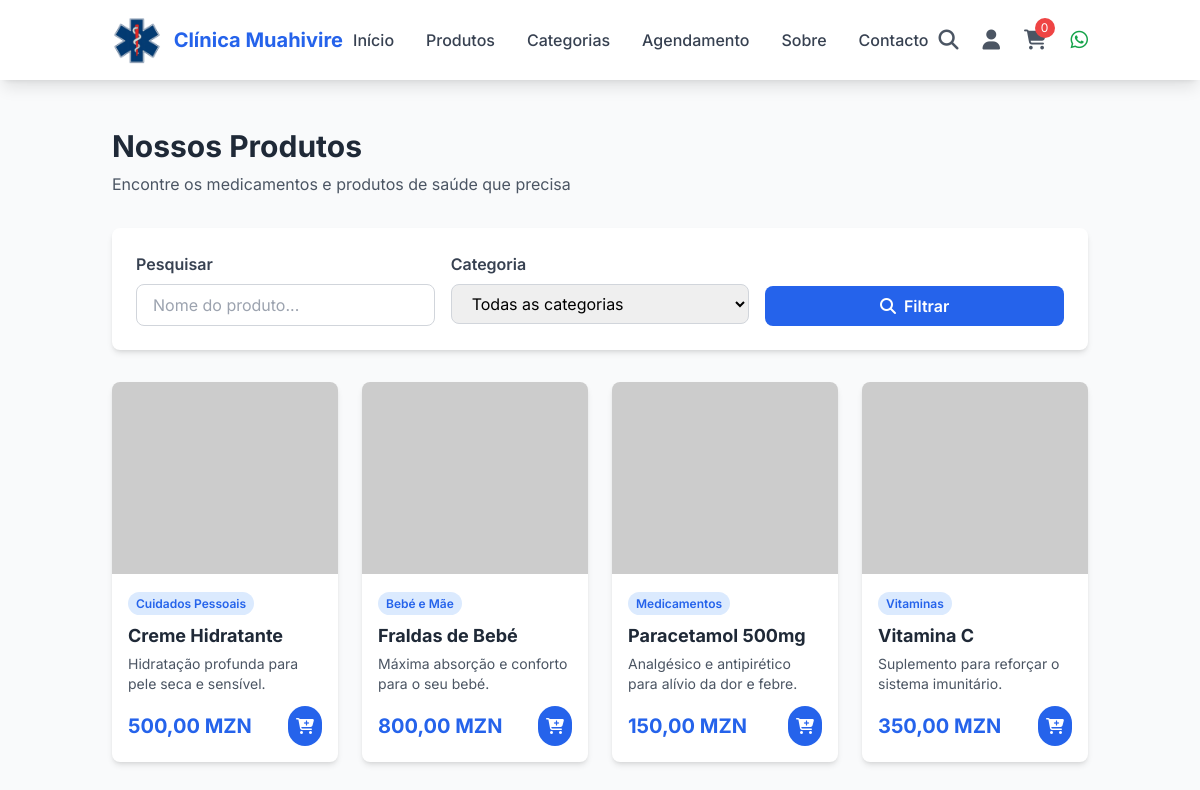
/produtos.php, run on the app's committed database.
### tables this page shows
CREATE TABLE `products` (
  `id` int(11) NOT NULL AUTO_INCREMENT,
  `name` varchar(255) NOT NULL,
  `description` text NOT NULL,
  `price` decimal(10,2) NOT NULL,
  `image_url` varchar(255) NOT NULL,
  `category_id` int(11) DEFAULT NULL,
  `is_featured` tinyint(1) NOT NULL DEFAULT 0,
  PRIMARY KEY (`id`),
  KEY `category_id` (`category_id`),
  CONSTRAINT `products_ibfk_1` FOREIGN KEY (`category_id`) REFERENCES `categories` (`id`)
);

CREATE TABLE `categories` (
  `id` int(11) NOT NULL AUTO_INCREMENT,
  `name` varchar(255) NOT NULL,
  `icon_class` varchar(255) NOT NULL,
  `color_class` varchar(255) NOT NULL,
  PRIMARY KEY (`id`)
);

### produtos.php (the view, shortened to what this page needs)
<?php
include 'db_config.php';
include 'header.php';
$search_term = isset($_GET['search']) ? $_GET['search'] : '';
$sql = "SELECT p.*, c.name as category_name FROM products p
        LEFT JOIN categories c ON p.category_id = c.id
        WHERE 1=1";
$sql .= " ORDER BY p.name";
$result = $conn->query($sql);
?>
<main class="py-12 bg-gray-50 min-h-screen">
    <div class="container mx-auto px-6">
        <h1 class="text-3xl font-bold text-gray-800 mb-2">Nossos Produtos</h1>
        <p class="text-gray-600 mb-8">Encontre os medicamentos e produtos de saúde que precisa</p>
        <div class="bg-white rounded-lg shadow-md p-6 mb-8">
            <form method="GET" class="grid grid-cols-1 md:grid-cols-3 gap-4">
                <div>
                    <label class="block text-gray-700 font-semibold mb-2">Pesquisar</label>
                    <input type="text" name="search" value="<?php echo htmlspecialchars($search_term); ?>"
                           placeholder="Nome do produto..."
                           class="w-full px-4 py-2 border border-gray-300 rounded-lg focus:outline-none focus:ring-2 focus:ring-blue-500">
                </div>
                <div>
                    <label class="block text-gray-700 font-semibold mb-2">Categoria</label>
                    <select name="category" class="w-full px-4 py-2 border border-gray-300 rounded-lg focus:outline-none focus:ring-2 focus:ring-blue-500">
                        <option value="">Todas as categorias</option>
                    </select>
                </div>
                <div class="flex items-end">
                    <button type="submit" class="w-full bg-blue-600 text-white py-2 px-6 rounded-lg font-semibold hover:bg-blue-700 transition duration-300">
                        <i class="fas fa-search mr-2"></i>Filtrar
                    </button>
                </div>
            </form>
        </div>
        <div class="grid grid-cols-1 sm:grid-cols-2 md:grid-cols-3 lg:grid-cols-4 gap-6">
            <?php if ($result->num_rows > 0): ?>
                <?php while($product = $result->fetch_assoc()): ?>
                    <div class="bg-white rounded-lg shadow-md overflow-hidden transform hover:-translate-y-2 transition-all duration-300">
                        <a href="produto.php?id=<?php echo $product['id']; ?>">
                            <img src="<?php echo htmlspecialchars($product['image_url']); ?>"
                                 alt="<?php echo htmlspecialchars($product['name']); ?>"
                                 class="w-full h-48 object-cover hover:scale-105 transition duration-300">
                        </a>
                        <div class="p-4">
                            <span class="text-xs font-semibold text-blue-600 bg-blue-100 py-1 px-2 rounded-full">
                                <?php echo htmlspecialchars($product['category_name']); ?>
                            </span>
                            <h3 class="font-bold text-lg text-gray-800 mt-2 mb-1">
                                <a href="produto.php?id=<?php echo $product['id']; ?>" class="hover:text-blue-600 transition duration-300">
                                    <?php echo htmlspecialchars($product['name']); ?>
                                </a>
                            </h3>
                            <p class="text-gray-600 text-sm mb-3 line-clamp-2"><?php echo htmlspecialchars($product['description']); ?></p>
                            <div class="flex justify-between items-center">
                                <span class="text-xl font-bold text-blue-600"><?php echo number_format($product['price'], 2, ',', '.'); ?> MZN</span>
                                <button class="bg-blue-600 text-white p-2 rounded-full hover:bg-blue-700 transition duration-300 add-to-cart"
                                        data-product-id="<?php echo $product['id']; ?>">
                                    <i class="fas fa-cart-plus"></i>
                                </button>
                            </div>
                        </div>
                    </div>
                <?php endwhile; ?>
            <?php endif; ?>
        </div>
    </div>
</main>
<?php
include 'footer.php';
?>

### header.php (shortened to what this page needs)
<!DOCTYPE html>
<html lang="pt">
<head>
    <script src="https://cdn.tailwindcss.com"></script>
    <link rel="stylesheet" href="https://cdnjs.cloudflare.com/ajax/libs/font-awesome/6.4.0/css/all.min.css">
</head>
<body class="bg-gray-50">
    <header class="bg-white shadow-lg sticky top-0 z-50">
        <div class="container mx-auto px-6 py-4">
            <div class="flex items-center justify-between">
                <div class="flex items-center space-x-4">
                    <a href="index.php" class="flex items-center space-x-3">
                        <img src="seclogo12.png" alt="Clínica Muahivire Logo" class="h-12 w-auto">
                        <span class="text-xl font-bold text-blue-600 hidden sm:block">Clínica Muahivire</span>
                    </a>
                </div>
                <nav class="hidden md:flex items-center space-x-8">
                    <a href="index.php" class="text-gray-700 hover:text-blue-600 font-medium transition duration-300">Início</a>
                    <a href="produtos.php" class="text-gray-700 hover:text-blue-600 font-medium transition duration-300">Produtos</a>
                    <a href="categorias.php" class="text-gray-700 hover:text-blue-600 font-medium transition duration-300">Categorias</a>
                    <a href="agendamento.php" class="text-gray-700 hover:text-blue-600 font-medium transition duration-300">Agendamento</a>
                    <a href="sobre.php" class="text-gray-700 hover:text-blue-600 font-medium transition duration-300">Sobre</a>
                    <a href="contacto.php" class="text-gray-700 hover:text-blue-600 font-medium transition duration-300">Contacto</a>
                </nav>
                <div class="flex items-center space-x-6">
                    <button class="text-gray-600 hover:text-blue-600 transition duration-300">
                        <i class="fas fa-search text-xl"></i>
                    </button>
                    <a href="#" class="text-gray-600 hover:text-blue-600 transition duration-300">
                        <i class="fas fa-user text-xl"></i>
                    </a>
                    <div class="relative">
                        <a href="carrinho.php" class="text-gray-600 hover:text-blue-600 transition duration-300">
                            <i class="fas fa-shopping-cart text-xl"></i>
                            <span class="cart-count" id="cart-count">0</span>
                        </a>
                    </div>
                    <a href="https://wa.me/258841234567" target="_blank" class="text-green-600 hover:text-green-700 transition duration-300">
                        <i class="fab fa-whatsapp text-xl"></i>
                    </a>
                </div>
            </div>
        </div>
    </header>

### footer.php (shortened to what this page needs)
</body>
</html>

### header.php (style rules this page uses)
body { font-family: 'Inter', sans-serif; }
.cart-count { position: absolute; top: -8px; right: -8px; background: #ef4444; color: white; border-radius: 50%; width: 20px; height: 20px; font-size: 12px; display: flex; align-items: center; justify-content: center; }

### data on the page
products: category.name "Cuidados Pessoais", name "Creme Hidratante", description "Hidratação profunda para pele seca e sensível.", price "500,00"
products: category.name "Bebé e Mãe", name "Fraldas de Bebé", description "Máxima absorção e conforto para o seu bebé.", price "800,00"
products: category.name "Medicamentos", name "Paracetamol 500mg", description "Analgésico e antipirético para alívio da dor e febre.", price "150,00"
products: category.name "Vitaminas", name "Vitamina C", description "Suplemento para reforçar o sistema imunitário.", price "350,00"
